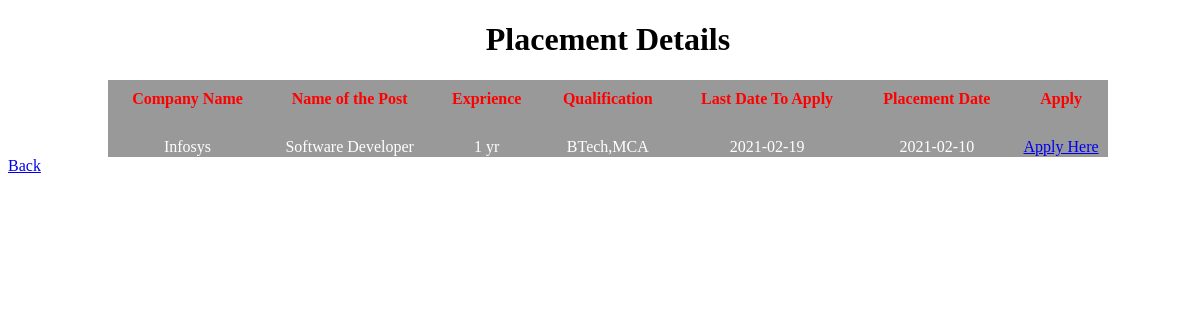
The page /academy_management_system-master/view_placement_notification.php on the database its author committed.
### tables this page shows
CREATE TABLE `plcementnotificatiob_tb` (
  `noti_id` int(10) NOT NULL,
  `company_name` varchar(40) NOT NULL,
  `company_post` varchar(30) NOT NULL,
  `expeirience` varchar(10) NOT NULL,
  `add_date` date NOT NULL,
  `plcement_date` date NOT NULL,
  `last_date_to_apply` date NOT NULL,
  `qualifications` varchar(60) NOT NULL,
  `login_id` int(10) NOT NULL
);

### academy_management_system-master/view_placement_notification.php (the view, shortened to what this page needs)
<?php
	require('db_connectivity.php');
?>
<!DOCTYPE html>
<html>
	<head>
		<link rel="stylesheet" href="css/view_placement_noti.css">
	</head>
	<body class="table">
	 <div>
	 <h1>Placement Details</h1>
		<table>
			<thead>
				<tr>
					<th>Company Name</th>
					<th>Name of the Post</th>
					<th>Exprience</th>
					<th>Qualification</th>
					<th>Last Date To Apply</th>
					<th>Placement Date</th>
					<th>Apply</th>
				</tr>
			</thead>
			<tbody>
				<?php
					$sql="select * from plcementnotificatiob_tb";
					if(mysqli_query($mysql,$sql))
					{
						$result=mysqli_query($mysql,$sql);
						if(mysqli_num_rows($result)>0)
						{
							while($row=mysqli_fetch_assoc($result))
							{
								echo "<tr>
									<td>".$row['company_name']."</td>
									<td>".$row['company_post']."</td>
									<td>".$row['expeirience']."</td>
									<td>".$row['qualifications']."</td>
									<td>".$row['last_date_to_apply']."</td>
									<td>".$row['plcement_date']."</td>
									<td><a href=apply_for_job.php?id=".$row['noti_id'].">Apply Here</a></td>
									</tr>";
							}
						}
					}
				?>
			</tbody>
		</table>
	  </div>
	  <a href="stud_home.php">Back</a>
	</body>
</html>

### academy_management_system-master/css/view_placement_noti.css (style rules this page uses)
.table { background-image:url("../img/noti1.jpg"); background-size:cover; background-repeat:no-repeat; width:100%; }
h1 { text-align:center; color:black; }
table { border:0px solid; border-collapse:collapse; background-color:rgba(0,0,0,0.4); width:1000px; height:auto; margin-left:100px; padding:10px; margin-top:10px; }
th { margin-top:100px; border:0px solid; border-collapse:collapse; text-align:center; color:red; padding:10px; }
td { padding-top:20px; border:0px solid; margin-top:50px; border-collapse:collapse; text-align:center; color:white; }

### rows shown on the page
plcementnotificatiob_tb: company_name "Infosys", company_post "Software Developer", expeirience "1 yr", qualifications "BTech,MCA", last_date_to_apply "2021-02-19", plcement_date "2021-02-10"
